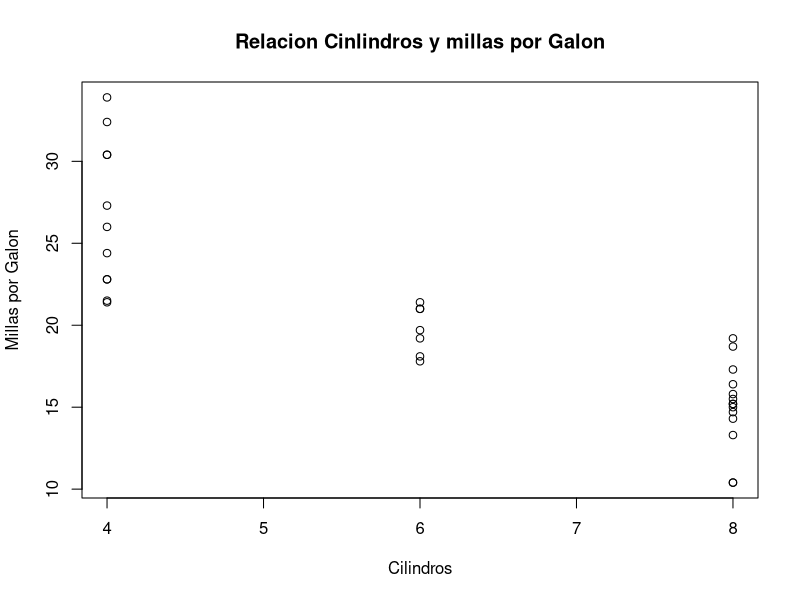
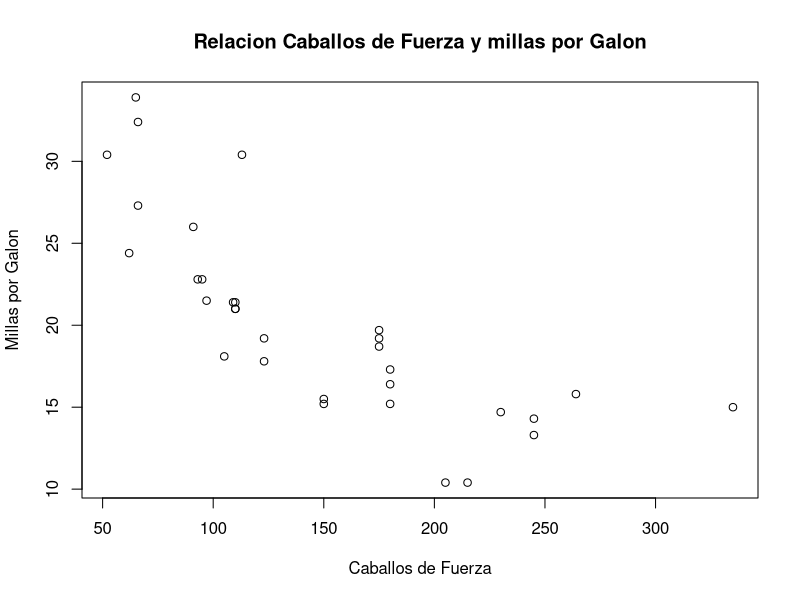

Source code (R) for these figures, in order: (Note: this script raises an error after producing the figures.)
##EDA con dataset proyecto - Gráficas de dispersión.
##plot (y,X)
plot(mtcars$mpg ~ mtcars$cyl,
     xlab="Cilindros",ylab = "Millas por Galon",
     main="Relacion Cinlindros y millas por Galon")


plot(mtcars$mpg ~ mtcars$hp,
     xlab="Caballos de Fuerza",ylab = "Millas por Galon",
     main="Relacion Caballos de Fuerza y millas por Galon")


##EDA orangeec

plot(orangeec$Unemployment ~ orangeec$Education.invest...GDP,
     xlab="Inversion Educacion (%PIB)",
     ylab = "Desempleo",
     main="Relacion Inversion en Educacion y Desempleo")



plot(orangeec$GDP.PC ~ orangeec$Creat.Ind...GDP,
     xlab="Aporte Economia Naranja al PIB",
     ylab = "PIB Per Capita",
     main="Relacion Economia Naranja y PIB per Capita ")
